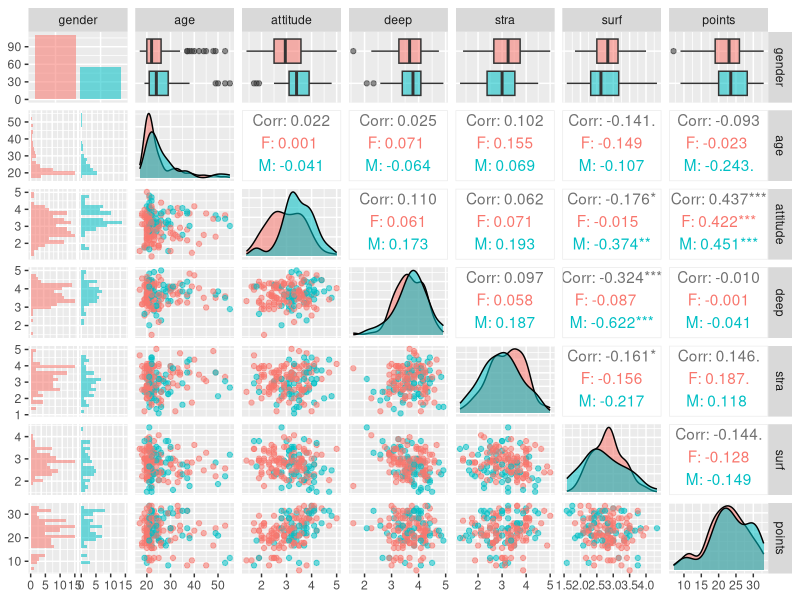
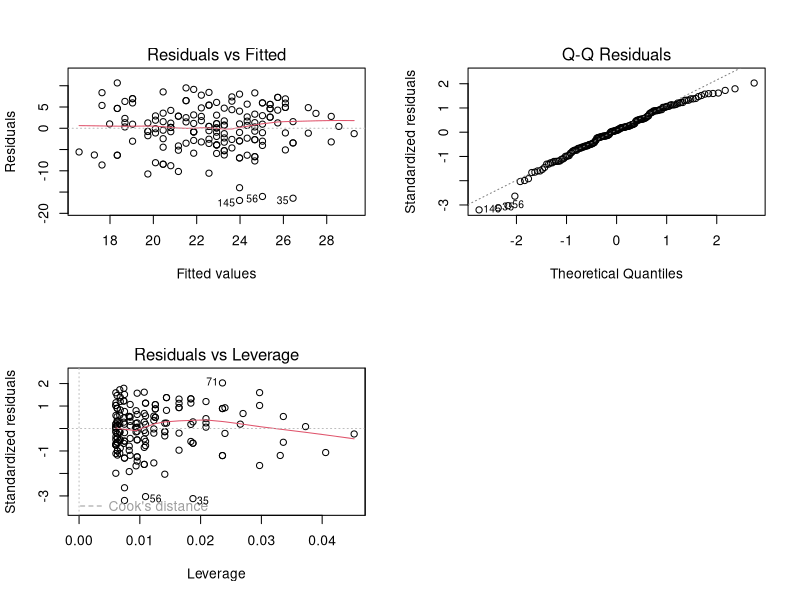

Generate these figures, in order, with R:
## ---- chunk 1
setwd("C:/Users/Bram/Desktop/Open data science course/GitHub/IODS-project/data")

learning2014 <- read.table(file = "learning2014a.txt",
                           header = TRUE,
                          dec = ".")
## ---- chunk 2
dim(learning2014)
str(learning2014)
## ---- chunk 3
library(GGally)
library(ggplot2)
## ---- chunk 4
p <- ggpairs(learning2014, mapping = aes(col=gender, alpha=0.3), lower = list(combo = wrap("facethist", bins = 20)))
p
## ---- chunk 5
my_model <- lm(points ~  attitude + stra + surf, data = learning2014)
summary(my_model)
## ---- chunk 6
my_model2 <- lm(points ~  attitude , data = learning2014)
summary(my_model2)
## ---- chunk 7
par(mfrow = c(2,2))
plot(my_model2, which =c(1,2,5))
